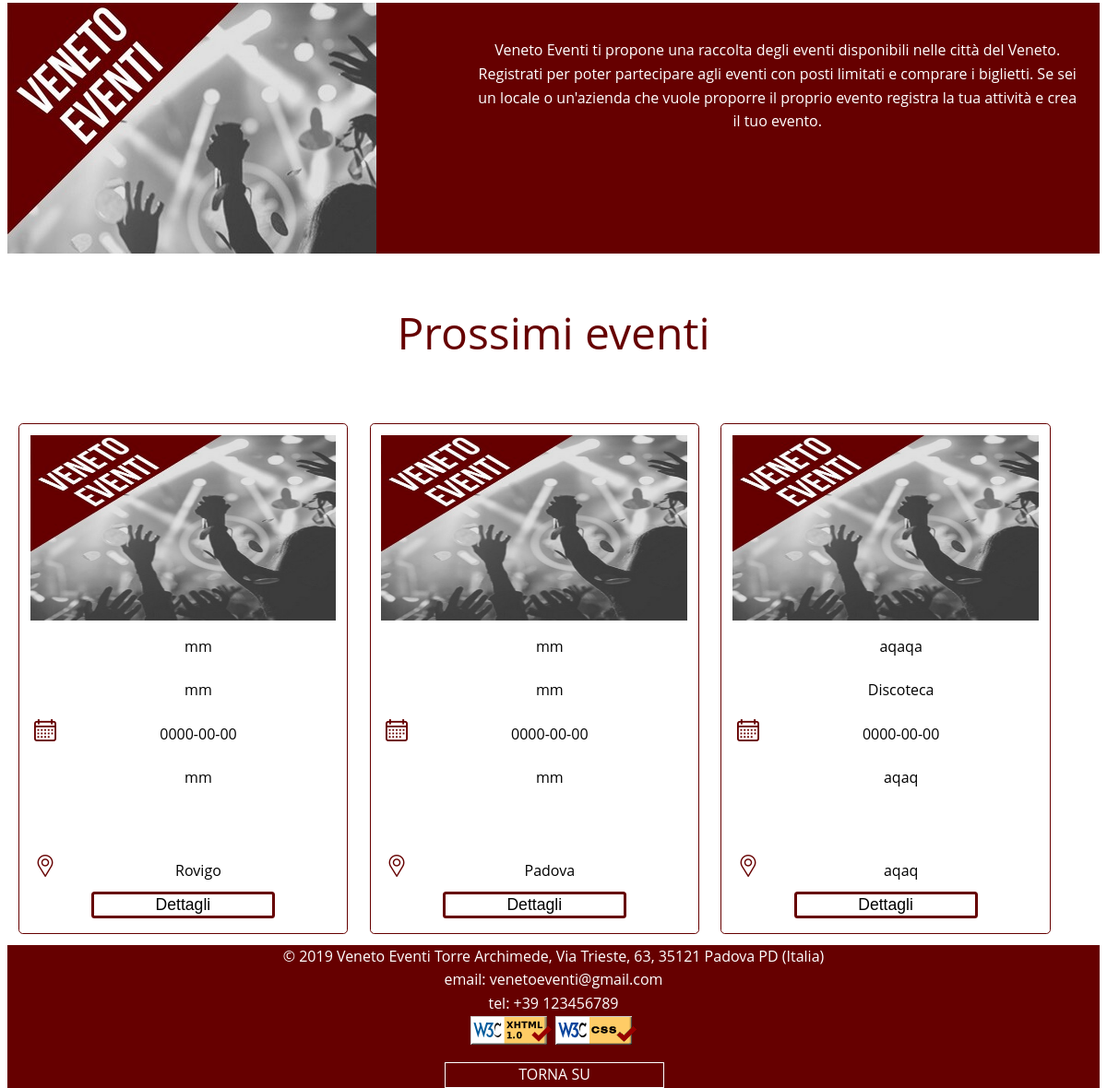
Page /home.php (lower part) on the earlier database version.
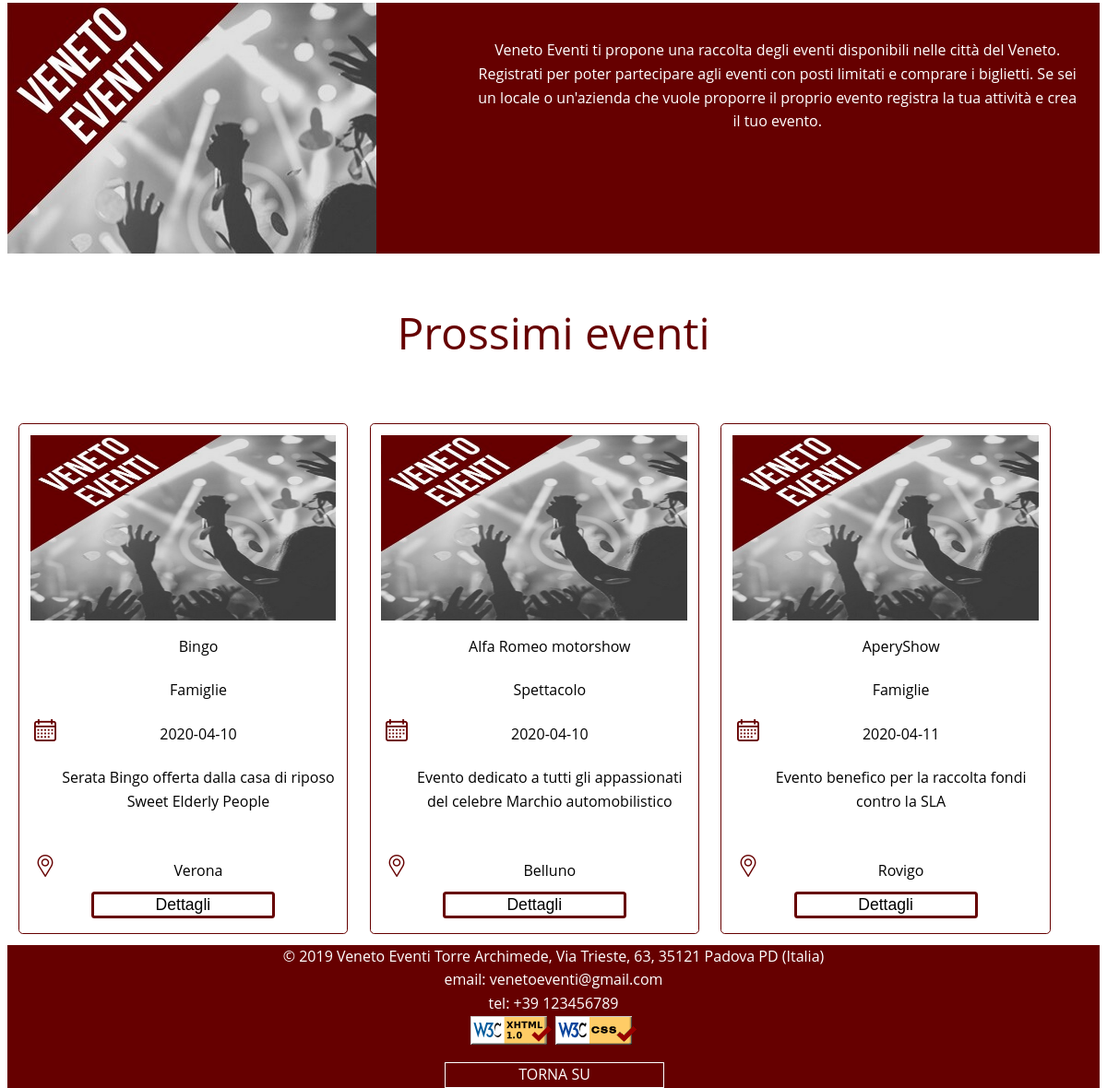
Same page on the later database version.
### tables this page shows
CREATE TABLE `eventi` (
  `ID` int(11) NOT NULL,
  `Titolo` varchar(255) NOT NULL,
  `Descrizione` varchar(500) NOT NULL,
  `Luogo` varchar(255) NOT NULL,
  `Citta` enum('Venezia','Padova','Verona','Vicenza','Belluno','Treviso','Rovigo') NOT NULL,
  `Data` date NOT NULL,
  `Categoria` varchar(255) NOT NULL,
  `Azienda` varchar(255) NOT NULL
);

### home.php (the view, shortened to what this page needs)
<!DOCTYPE html PUBLIC "-//W3C//DTD XHTML 1.0 Strict//EN"
    "http://www.w3.org/TR/xhtml1/DTD/xhtml1-strict.dtd">
<html xmlns="http://www.w3.org/1999/xhtml" xml:lang="it" lang="it">
<head>
	<?php
        include_once 'functions.php';
    ?>
</head>
<div class="home">
	<div class="home-pt2">
			<div class="box-img-left">
			</div>
			<div class="box-descr-right">
					<p class = "descr">
						Veneto Eventi ti propone una raccolta degli eventi disponibili nelle città del Veneto.</br> Registrati per poter partecipare agli eventi con posti limitati e comprare i biglietti. Se sei un locale o un'azienda che vuole proporre il proprio evento registra la tua attività e crea il tuo evento.
					</p>
			</div>
	</div>
	<div class="prossimi-eventi">
		<p class="titolo-home">Prossimi eventi</p>
	</div>
	<div class="home-pt3">
		<?php
            require_once('functions.php');
            $output=getUltimiEventi();
            $outCat="";
            $tab=9;
            if($_SESSION['eventi']===true){
            foreach ($output as $elem) {
                if($elem){
                    $outCat.=   "
                                    <div class=\"box-evento\">
                                        <div class=\"box-img\">
                                            <img class=\"img-evento\" src=\"".getImg($elem['ID'])."\" alt='immagine evento'>
                                        </div>
                                        <div class=\"box-titolo\">
                                            <div class=\"box-icona\"></div>
                                                <p class=\"scritte-evento\">".$elem['Titolo']."</p>
                                        </div>
                                        <div class=\"box-categoria \">
                                            <div class=\"box-icona\"></div>
                                            <p class=\"scritte-evento\">".$elem['Categoria']."</p>
                                        </div>
                                        <div class=\"box-data\">
                                            <div class=\"box-icona\">
                                                <div id=\"calendario\"></div>
                                            </div>
                                            <div class=\"box-data-evento\">
                                                <p class=\"scritte-evento\">".$elem['Data']."</p>
                                            </div>
                                        </div>
                                        <div class=\"box-descr\">
                                            <div class=\"box-icona\"></div>
                                            <p class=\"scritte-evento\"> ".$elem['Descrizione']."</p>
                                        </div>
                                        <div class=\"box-luogo \">
                                            <div class=\"box-icona\">
                                                <div id=\"local\"></div>
                                            </div>
                                            <div class=\"box-luogo-evento\">
                                                <p class=\"scritte-evento\">".$elem['Luogo']."</p>
                                            </div>
                                        </div>
                                        <div class=\"box-dettagli\">
                                        <div class=\"box-icona\">
                                            </div>
                                            <div >
                                                <button class=\"scritte-dettagli selezione\" onclick=\"location.href = './dettagli_evento.php?id=".$elem['ID']."'\" type=\"button\"> Dettagli </button>
                                            </div>
                                        </div>
                                    </div>
                                    ";
                    }
            }}
            else{$outCat.= "<p> <h3>Non hai ancora registrato eventi. <a href='nuovo_evento.php' class='messageTour' tabindex='".tabIndex($tab)."' accesskey='n'> Nuovo evento </a><h3></p>";}
            echo $outCat;
        ?>
	</div>
</div>
</body>

Differences in the rows shown:
removed eventi: Titolo "mm", Categoria "mm", Data "0000-00-00", Descrizione "mm", Luogo "Rovigo"
removed eventi: Titolo "mm", Categoria "mm", Data "0000-00-00", Descrizione "mm", Luogo "Padova"
removed eventi: Titolo "aqaqa", Categoria "Discoteca", Data "0000-00-00", Descrizione "aqaq", Luogo "aqaq"
now on this page (row edited): eventi: Titolo "Bingo", Categoria "Famiglie", Data "2020-04-10", Descrizione "Serata Bingo offerta dalla casa di riposo Sweet Elderly People", Luogo "Verona"
now on this page (row edited): eventi: Titolo "Alfa Romeo motorshow", Categoria "Spettacolo", Data "2020-04-10", Descrizione "Evento dedicato a tutti gli appassionati del celebre Marchio automobilistico", Luogo "Belluno"
now on this page (row edited): eventi: Titolo "AperyShow", Categoria "Famiglie", Data "2020-04-11", Descrizione "Evento benefico per la raccolta fondi contro la SLA", Luogo "Rovigo"
